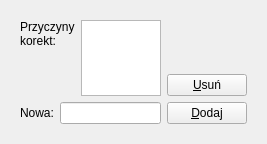
         <widget class="QWidget" name="page_3">
          <property name="geometry">
           <rect>
            <x>0</x>
            <y>0</y>
            <width>267</width>
            <height>144</height>
           </rect>
          </property>
          <attribute name="label">
           <string>Przyczyny korekt</string>
          </attribute>
          <layout class="QGridLayout" name="gridLayout_6">
           <item row="0" column="0">
            <widget class="QFrame" name="frame18">
             <property name="frameShape">
              <enum>QFrame::NoFrame</enum>
             </property>
             <property name="frameShadow">
              <enum>QFrame::Plain</enum>
             </property>
             <layout class="QGridLayout" name="_21">
              <item row="0" column="0">
               <layout class="QHBoxLayout" name="_22">
                <item>
                 <layout class="QVBoxLayout" name="_23">
                  <item>
                   <layout class="QHBoxLayout" name="_24">
                    <item>
                     <widget class="QLabel" name="textLabel1_3_2">
                      <property name="maximumSize">
                       <size>
                        <width>150</width>
                        <height>32767</height>
                       </size>
                      </property>
                      <property name="text">
                       <string>Przyczyny 
korekt:</string>
                      </property>
                      <property name="alignment">
                       <set>Qt::AlignTop</set>
                      </property>
                      <property name="wordWrap">
                       <bool>false</bool>
                      </property>
                     </widget>
                    </item>
                    <item>
                     <widget class="QListWidget" name="correctsBox"/>
                    </item>
                   </layout>
                  </item>
                  <item>
                   <layout class="QHBoxLayout" name="_25">
                    <item>
                     <widget class="QLabel" name="textLabel2_4_2">
                      <property name="text">
                       <string>Nowa:</string>
                      </property>
                      <property name="wordWrap">
                       <bool>false</bool>
                      </property>
                     </widget>
                    </item>
                    <item>
                     <widget class="QLineEdit" name="corEdit">
                      <property name="maxLength">
                       <number>25</number>
                      </property>
                     </widget>
                    </item>
                   </layout>
                  </item>
                 </layout>
                </item>
                <item>
                 <layout class="QVBoxLayout" name="_26">
                  <item>
                   <layout class="QVBoxLayout" name="_27"/>
                  </item>
                  <item>
                   <spacer>
                    <property name="orientation">
                     <enum>Qt::Vertical</enum>
                    </property>
                    <property name="sizeType">
                     <enum>QSizePolicy::Expanding</enum>
                    </property>
                    <property name="sizeHint" stdset="0">
                     <size>
                      <width>21</width>
                      <height>51</height>
                     </size>
                    </property>
                   </spacer>
                  </item>
                  <item>
                   <layout class="QVBoxLayout" name="_28">
                    <item>
                     <widget class="QPushButton" name="corDelBtn">
                      <property name="cursor">
                       <cursorShape>PointingHandCursor</cursorShape>
                      </property>
                      <property name="text">
                       <string>&amp;Usuń</string>
                      </property>
                      <property name="shortcut">
                       <string>Alt+U</string>
                      </property>
                     </widget>
                    </item>
                    <item>
                     <widget class="QPushButton" name="corAddBtn">
                      <property name="cursor">
                       <cursorShape>PointingHandCursor</cursorShape>
                      </property>
                      <property name="text">
                       <string>&amp;Dodaj</string>
                      </property>
                      <property name="shortcut">
                       <string>Alt+D</string>
                      </property>
                     </widget>
                    </item>
                   </layout>
                  </item>
                 </layout>
                </item>
               </layout>
              </item>
             </layout>
            </widget>
           </item>
          </layout>
         </widget>
